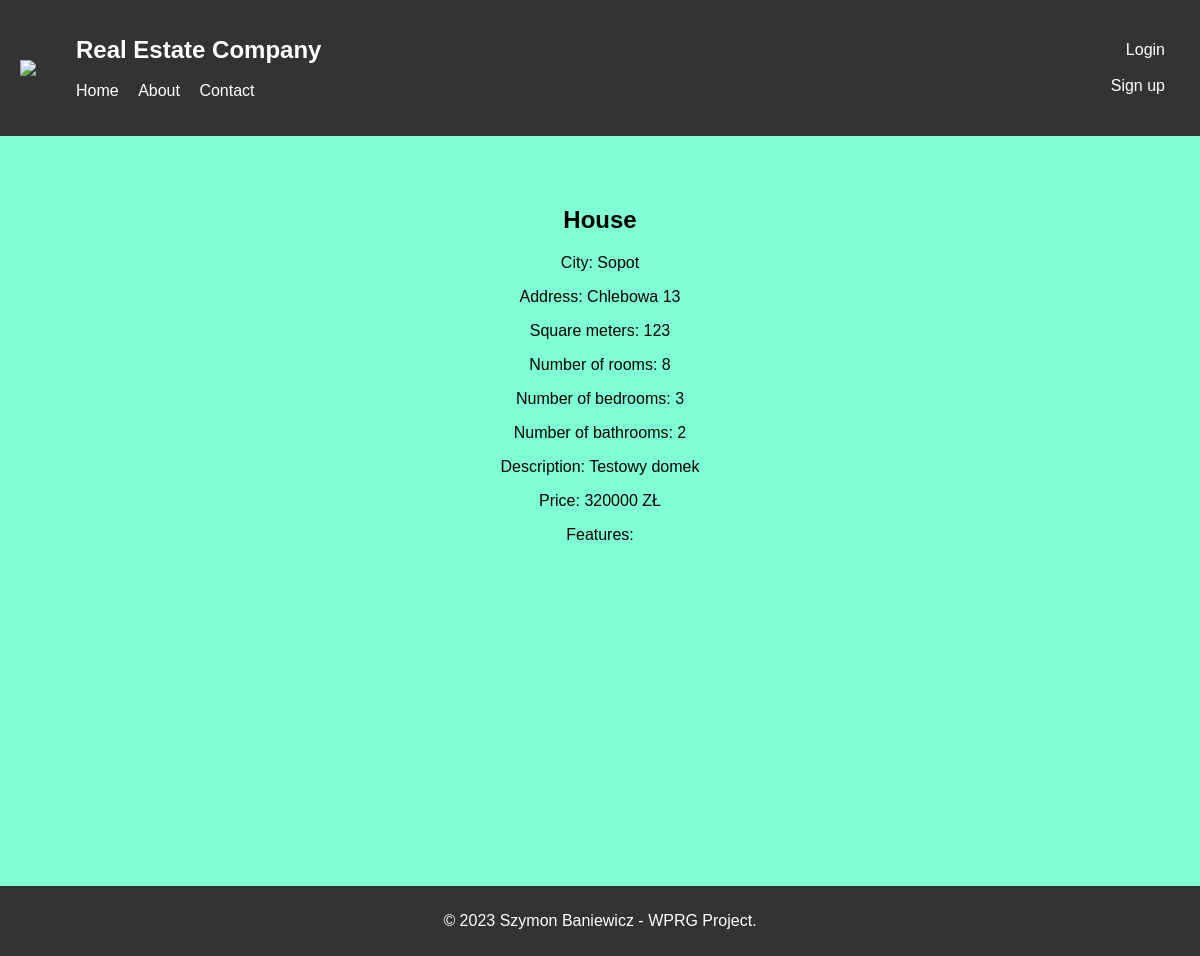
The page /php/property_details.php?id=3 on the database as committed earlier.
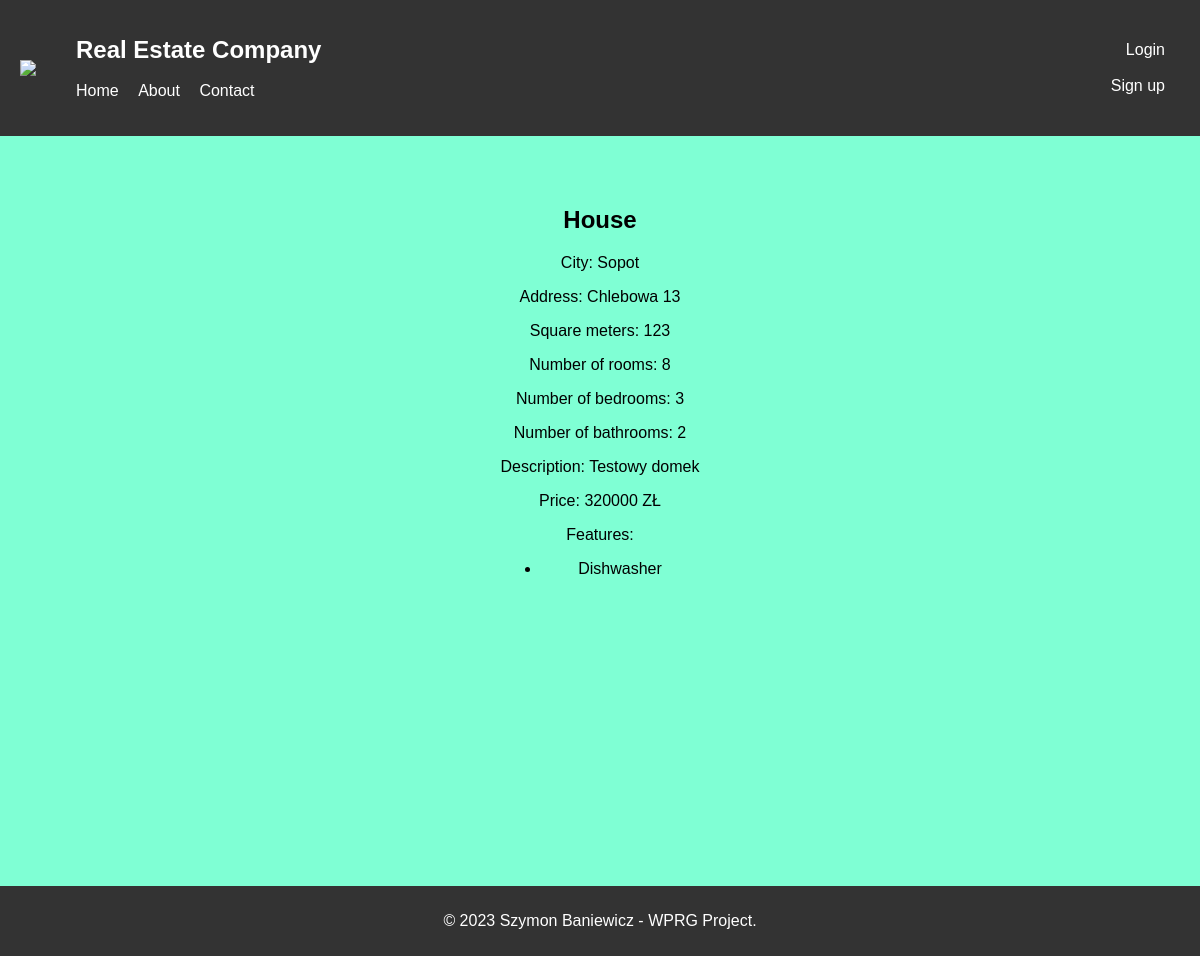
The same page on the database as committed later.
### tables this page shows
CREATE TABLE `property` (
  `Property_ID` int(11) NOT NULL,
  `Type` bit(1) NOT NULL,
  `PType` varchar(255) NOT NULL,
  `City` varchar(255) NOT NULL,
  `Address` varchar(255) NOT NULL,
  `ZIP_Code` varchar(255) NOT NULL,
  `Square_meters` float NOT NULL,
  `nr_rooms` int(11) NOT NULL,
  `nr_bedrooms` int(11) NOT NULL,
  `nr_bathrooms` int(11) NOT NULL,
  `Feature` int(11) NOT NULL,
  `Description` varchar(255) NOT NULL,
  `Price` float NOT NULL
);

CREATE TABLE `features` (
  `Feature_ID` int(11) NOT NULL,
  `Feature_type` varchar(255) NOT NULL
);

### php/property_details.php (the view, shortened to what this page needs)
<?php
include('config.php');
if (isset($_GET['id'])) {
    $property_id = $_GET['id'];
    $stmt = $conn->prepare("SELECT * FROM property WHERE Property_ID = ?");
    $stmt->bind_param("i", $property_id);
    $stmt->execute();
    $result = $stmt->get_result();
    $property = $result->fetch_assoc();
    $stmt = $conn->prepare("SELECT Feature_type FROM features_description fd INNER JOIN features f ON fd.Features_Feature_ID = f.Feature_ID
                            WHERE Property_Property_ID = ?");
    $stmt->bind_param("i", $property_id);
    $stmt->execute();
    $result = $stmt->get_result();
    $features = $result->fetch_all(MYSQLI_ASSOC);
} else {
    header("Location: index.php");
}
?>
<!DOCTYPE html>
<html>
<head>
    <link rel="stylesheet" type="text/css" href="../css/style.css">
</head>
<body>
<header>
<div class="header-container">
        <div class="left-nav">
        <img src="../img/logo.png">
            <nav>
                <ul>
                <li><h1>Real Estate Company</h1></li><br><br>
                    <li><a href="index.php">Home</a></li>
                    <li><a href="#">About</a></li>
                    <li><a href="#">Contact</a></li>
                </ul>
            </nav>
        </div>
        <?php
        if (isset($_SESSION['login_user'])) {
            echo '<div class="right-nav">';
            echo '<nav>';
            echo '<ul>';
            echo '<li><h1>Hello, ' . $_SESSION['first_name'] . '!</h1></li><br><br>';
            echo '<li><a href="#">Profil</a></li>';
            echo '<li><a href="logout.php">Logout</a></li>';
            echo '</ul>';
            echo '</nav>';
            echo '</div>';
        } else {
            echo '<div class="right-nav">';
            echo '<nav>';
            echo '<ul>';
            echo '<li><a href="login.php">Login</a></li><br><br>';
            echo '<li><a href="register.php">Sign up</a></li>';
            echo '</ul>';
            echo '</nav>';
            echo '</div>';
        }
        ?>
    </div>
    </header>
<div class="content-section">
    <div class="property-details">
        <h2><?php echo $property['PType']; ?></h2>
        <p>City: <?php echo $property['City']; ?></p>
        <p>Address: <?php echo $property['Address']; ?></p>
        <p>Square meters: <?php echo $property['Square_meters']; ?></p>
        <p>Number of rooms: <?php echo $property['nr_rooms']; ?></p>
        <p>Number of bedrooms: <?php echo $property['nr_bedrooms']; ?></p>
        <p>Number of bathrooms: <?php echo $property['nr_bathrooms']; ?></p>
        <p>Description: <?php echo $property['Description']; ?></p>
        <p>Price: <?php echo $property['Price']; ?> ZŁ</p>
        <p>Features:</p>
        <ul>
            <?php
                foreach($features as $feature) {
                    echo '<li>'.$feature['Feature_type'].'</li>';
                }
            ?>
        </ul>
    </div>
    </div>
    <footer>
        <p>&copy; 2023 Szymon Baniewicz - WPRG Project.</p>
    </footer>
</html>

### css/style.css (style rules this page uses)
* { box-sizing: border-box; }
body { margin: 0; padding: 0; font-family: Arial, sans-serif; height: 100%; width: 100%; min-height: 100%; display: flex; flex-direction: column; }
header { background-color: #333; color: #fff; padding: 20px; width: 100%; }
.header-container { display: flex; flex-direction: row; justify-content: space-between; align-items: center; }
.left-nav, .right-nav { display: flex; align-items: center; list-style-type: none; padding: 0; }
.right-nav { text-align: right; }
.left-nav ul li, .right-nav ul li { list-style-type: none; }
.left-nav a, .right-nav a { color: inherit; text-decoration: none; }
nav ul li { margin-right: 15px; list-style-type: none; display: inline-block; }
header h1 { margin: 0; }
nav ul li a { color: #fff; text-decoration: none; }
.content-section { flex-grow: 1; display: flex; justify-content: center; background-color: aquamarine; padding: 50px; text-align: center; min-height: calc(100vh - 50px); }
footer { background-color: #333; color: #fff; padding: 10px; text-align: center; margin-top: auto; width: 100%; }

Rows that differ between the two databases and show on the page:
added features: Feature_type "Dishwasher"
